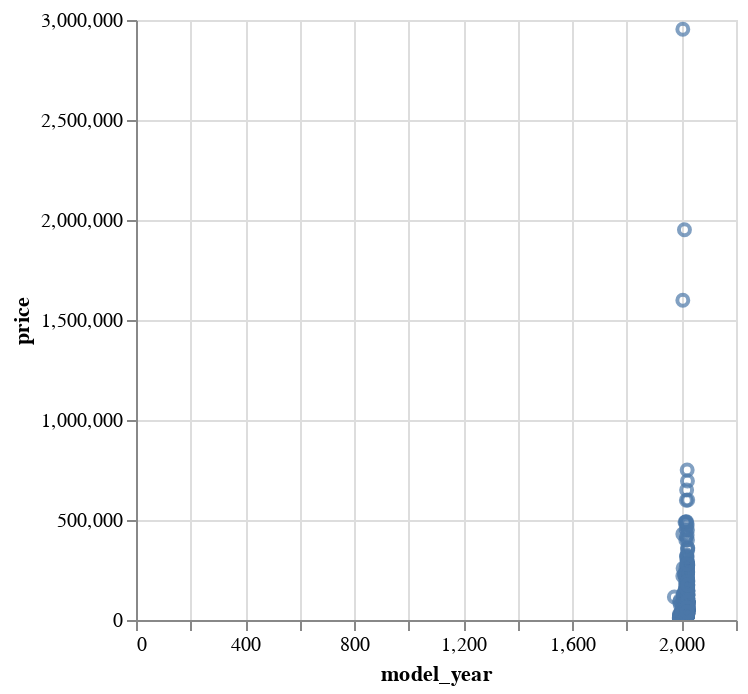

Source (notebook cell):
### Code cell
df.select("model_year", "price").plot.scatter(x="model_year", y="price")

### Figure 1 — Vega-Lite specification as saved in the notebook (floating-point values rounded to 4 significant figures; data arrays with more than 128 entries replaced by an {"elided": "..."} marker saying what was removed)
{"config": {"view": {"continuousWidth": 300, "continuousHeight": 300}}, "data": {"name": "data-8923b474e9c166990f1f3c038e94b653"}, "mark": {"type": "point", "tooltip": true}, "encoding": {"x": {"field": "model_year", "type": "quantitative"}, "y": {"field": "price", "type": "quantitative"}}, "params": [{"name": "param_6", "select": {"type": "interval", "encodings": ["x", "y"]}, "bind": "scales"}], "$schema": "https://vega.github.io/schema/vega-lite/v5.20.1.json", "datasets": {"data-8923b474e9c166990f1f3c038e94b653": {"elided": "4009 records"}}}
